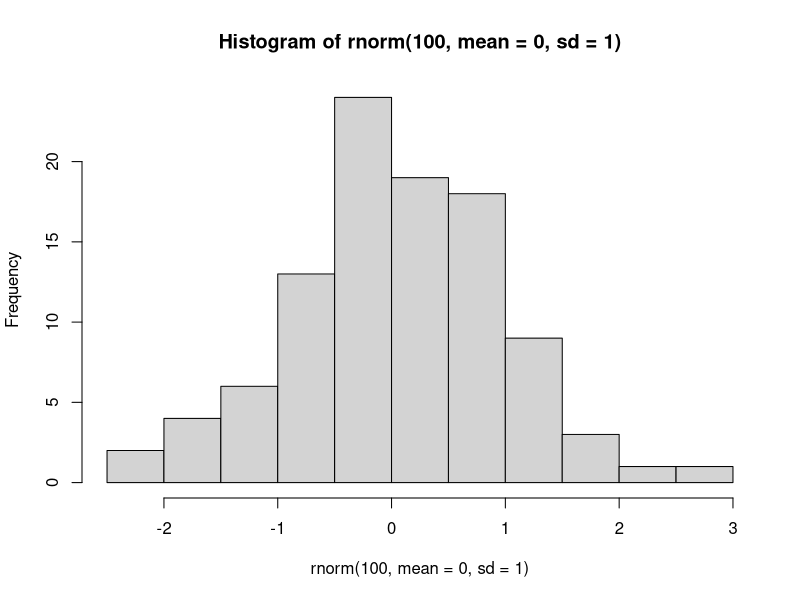

This figure's R source: (Note: this script raises an error after producing the figure.)
## ---- chunk 1
print("Hello") # This command prints an initial greeting :)
## ---- chunk 2
Greeting <- print("Hello")
Greeting
## ---- chunk 3
# Vectors
x <- c(8,2,5,6,7)
y <- c(34,23,67,65,23)
z <- c(TRUE, TRUE, FALSE, FALSE, TRUE)

# Factors
a <- factor(c(1,2,3,4,5))
b <- factor(c("a", "b", "c", "d", "e"))

# Lists
l <- list(1:3, "a", c(TRUE, FALSE, TRUE), c(2.3, 5.9))
l
# The elements in a list can be named:
l_named <- list(int = 1:3, char = "a", bool = c(TRUE, FALSE, TRUE), dbl = c(2.3, 5.9))
l_named

# Array
num.data <- array(c(x, y, z), dim=c(5,3))
num.data # Note that the logical vector is turned into a vector of 0 and 1.
# You can also transpose an array:
num.data.t <- t(num.data)
num.data.t

# Data frame
my.data <- data.frame(num.data, row.names = b)
my.data
# You can also create your data frame in a more organised way:
my.data.org <- data.frame(x, y, z, row.names = b)
my.data.org
## ---- chunk 4
dim(x)
dim(my.data)
dimnames(my.data)
# etc
## ---- chunk 5
x^2
x+y
sum(x)
mean(x)
median(x)
var(x)

if(min(x)>1 && min(y)<10) {
  print("Yes")
} else {
  print("No")
}

if(min(x)>1 || min(y)<10) {
  print("Yes")
} else {
  print("No")
}
## ---- chunk 6
# Generate a vector of consecutive numbers:
g <- c(1:7)
g

# Generate vectors of repeated values:
h <- rep(4, 7)
h

# Select specific elements from a vector
x
x[2]
x[c(2,4)]
x[2:4]

# Select specific elements from a list
l
l[[3]]
l_named
l_named[[3]]
l_named$bool # If we give names to the items in a list, we can access them like this.

# Select specific elements from a matrix.
num.data
num.data[1, 1]
num.data[1:3, c(1,3)]
# This is useful to make subsets:
num.data.subset <- num.data[,1:2]
num.data.subset

# Select elements using conditionals:
g[g > 4]
g[g >= 4]

# You can also select strings of letters
my.letters <- letters[1:6]
my.letters
# Also capital letters.
MY.LETTERS <- LETTERS[1:6]
MY.LETTERS

# Access the variables in a data frame.
my.data.org$x
my.data.org$y
## ---- chunk 7
sample(10)
sample(10, 4)
sample(10, replace=TRUE)
sample(x, prob=(x/sum(x)))
## ---- chunk 8
hist(rnorm(100, mean=0, sd=1)) # 100 samples of mean=0 and SD=1 from a normal distribution.
## ---- chunk 9
v <- c(1, 5, 19, 2, 23, NA, 3, 9, NA)
v

is.na(v)
which(is.na(v))

# Create a vector without the NAs
w <- v[!is.na(v)]
w

# Substitute NAs for e.g. 0
v2 <- v
v2[is.na(v2)] <- 0
v2

# Inf (infinite) and NaN (not a number) are different from NA:
5/0
0/0
is.infinite(5/0)
is.nan(0/0)

# NAs can be removed in some functions
mean(v)
mean(v, na.rm=TRUE)
## ---- chunk 10
my.data
order(my.data) 
order(my.data, decreasing = TRUE)
## ---- chunk 11
v2
sort(v2) # Orders the elements in a vector
sort(my.letters, decreasing = T)
## ---- chunk 12
my.data
sort(my.data$X1)
## ---- chunk 13
sessionInfo()
